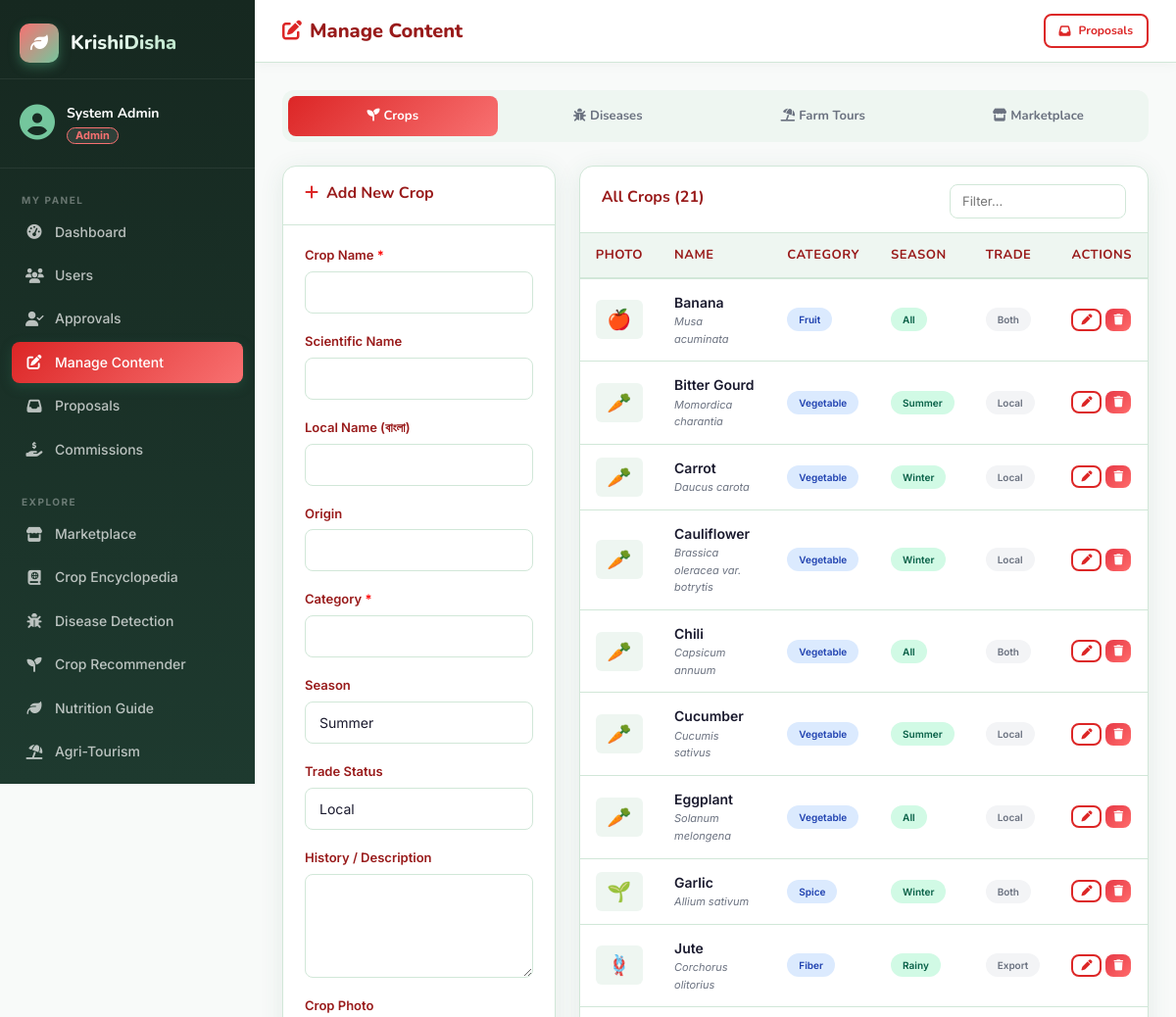
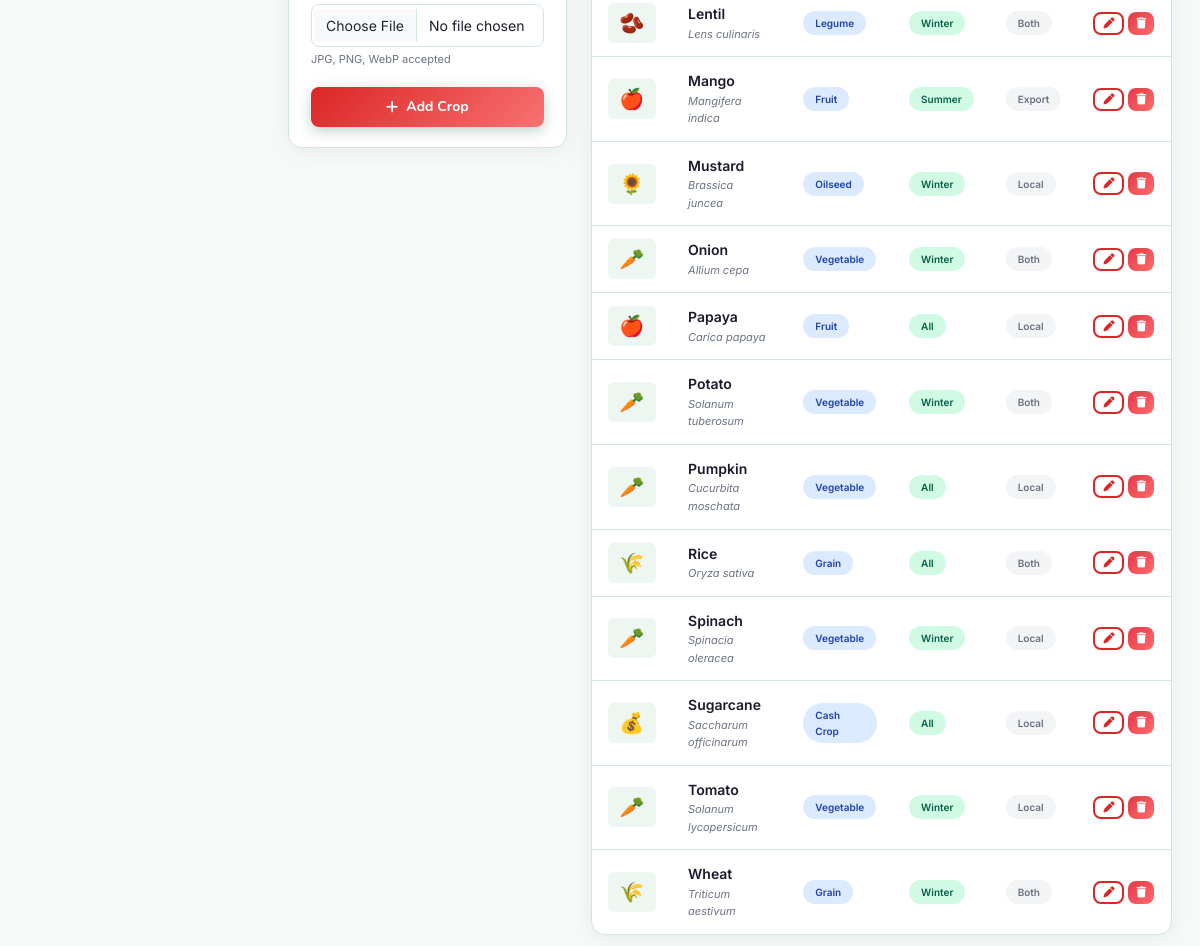
Page /admin/manage_content.php (signed in) on the committed database (2 pictures, top to bottom).
### tables this page shows
CREATE TABLE CROP (
    id INT AUTO_INCREMENT PRIMARY KEY,
    name VARCHAR(150) NOT NULL,
    scientific_name VARCHAR(200),
    local_name VARCHAR(150),
    origin VARCHAR(200),
    history TEXT,
    image VARCHAR(255) DEFAULT 'assets/images/crops/default.jpg',
    trade_status ENUM('local','export','both') DEFAULT 'local',
    season ENUM('summer','winter','rainy','all') DEFAULT 'all',
    category VARCHAR(100),
    created_at TIMESTAMP DEFAULT CURRENT_TIMESTAMP
);

### admin/manage_content.php (the view, shortened to what this page needs)
<?php
require_once __DIR__ . '/../config/db.php';
$tab = $_GET['tab'] ?? 'crops';
if ($tab === 'crops') {
    $crops = $pdo->query("SELECT * FROM CROP ORDER BY name")->fetchAll();
    $edit_crop = null;
}
?>
<?php include __DIR__ . '/../includes/header.php'; ?>
<div class="layout-wrapper">
<?php include __DIR__ . '/../includes/sidebar.php'; ?>
<div class="main-content">
<div class="topbar">
    <div class="d-flex align-items-center gap-3">
        <div class="topbar-title"><i class="fa-solid fa-pen-to-square me-2" style="color:var(--primary);"></i>Manage Content</div>
    </div>
    <div class="topbar-actions">
        <a href="/KrishiDisha/admin/proposals.php" class="btn-kd btn-kd-outline" style="font-size:12px;padding:6px 14px;">
            <i class="fa-solid fa-inbox"></i> Proposals
        </a>
    </div>
</div>
<div class="page-body">
<div style="display:flex;gap:6px;margin-bottom:24px;background:var(--surface3);padding:6px;border-radius:12px;flex-wrap:wrap;">
    <?php
    $tabs = [
        'crops'       => ['fa-seedling',      'Crops'],
        'diseases'    => ['fa-bug',            'Diseases'],
        'tours'       => ['fa-umbrella-beach', 'Farm Tours'],
        'marketplace' => ['fa-store',          'Marketplace'],
    ];
    foreach ($tabs as $key => [$icon, $label]):
        $active = $tab === $key;
    ?>
    <a href="?tab=<?= $key ?>" style="flex:1;min-width:120px;text-align:center;padding:10px 14px;border-radius:8px;font-family:'Nunito',sans-serif;font-weight:700;font-size:13px;text-decoration:none;
        background:<?= $active ? 'linear-gradient(135deg,var(--primary),var(--primary-light))' : 'transparent' ?>;
        color:<?= $active ? '#fff' : 'var(--text-muted)' ?>;">
        <i class="fa-solid <?= $icon ?> me-1"></i><?= $label ?>
    </a>
    <?php endforeach; ?>
</div>
<?php if ($tab === 'crops'): ?>
<div class="row g-4">
    <div class="col-lg-4">
        <div class="card-kd">
            <div class="card-header-kd">
                <h5><i class="fa-solid <?= $edit_crop ? 'fa-pen' : 'fa-plus' ?> me-2" style="color:var(--primary);"></i><?= $edit_crop ? 'Edit Crop' : 'Add New Crop' ?></h5>
            </div>
            <div class="card-body-kd">
                <form method="POST" enctype="multipart/form-data" class="form-kd" data-validate>
                    <div class="form-group"><label>Crop Name <span style="color:red">*</span></label><input type="text" name="name" class="form-control" value="<?= htmlspecialchars($edit_crop['name']??'') ?>" required></div>
                    <div class="form-group"><label>Scientific Name</label><input type="text" name="scientific_name" class="form-control" value="<?= htmlspecialchars($edit_crop['scientific_name']??'') ?>"></div>
                    <div class="form-group"><label>Local Name (বাংলা)</label><input type="text" name="local_name" class="form-control" value="<?= htmlspecialchars($edit_crop['local_name']??'') ?>"></div>
                    <div class="form-group"><label>Origin</label><input type="text" name="origin" class="form-control" value="<?= htmlspecialchars($edit_crop['origin']??'') ?>"></div>
                    <div class="form-group"><label>Category <span style="color:red">*</span></label>
                        <input type="text" name="category" class="form-control" list="catlist" value="<?= htmlspecialchars($edit_crop['category']??'') ?>" required>
                    </div>
                    <div class="form-group"><label>Season</label>
                        <select name="season" class="form-control">
                            <?php foreach (['summer','winter','rainy','all'] as $s): ?>
                            <option value="<?= $s ?>" <?= ($edit_crop['season']??'')===$s?'selected':'' ?>><?= ucfirst($s) ?></option>
                            <?php endforeach; ?>
                        </select>
                    </div>
                    <div class="form-group"><label>Trade Status</label>
                        <select name="trade_status" class="form-control">
                            <?php foreach (['local','export','both'] as $t): ?>
                            <option value="<?= $t ?>" <?= ($edit_crop['trade_status']??'')===$t?'selected':'' ?>><?= ucfirst($t) ?></option>
                            <?php endforeach; ?>
                        </select>
                    </div>
                    <div class="form-group"><label>History / Description</label><textarea name="history" class="form-control" rows="4"><?= htmlspecialchars($edit_crop['history']??'') ?></textarea></div>
                    <div class="form-group">
                        <label>Crop Photo</label>
                        <input type="file" name="crop_image" class="form-control" accept="image/*">
                        <div style="font-size:11px;color:var(--text-muted);margin-top:4px;">JPG, PNG, WebP accepted</div>
                    </div>
                    <button type="submit" name="<?= $edit_crop ? 'edit_crop' : 'add_crop' ?>" class="btn-kd btn-kd-primary w-100 justify-content-center">
                        <i class="fa-solid <?= $edit_crop ? 'fa-save' : 'fa-plus' ?>"></i> <?= $edit_crop ? 'Save Changes' : 'Add Crop' ?>
                    </button>
                </form>
            </div>
        </div>
    </div>
    <div class="col-lg-8">
        <div class="card-kd">
            <div class="card-header-kd">
                <h5>All Crops (<?= count($crops) ?>)</h5>
                <input type="text" id="cropSearch" placeholder="Filter..." onkeyup="filterTable(this,'cropTable')" style="padding:6px 12px;border:1.5px solid var(--border);border-radius:8px;font-size:13px;outline:none;width:180px;">
            </div>
            <div class="card-body-kd p-0">
                <table class="table-kd" id="cropTable">
                    <thead><tr><th>Photo</th><th>Name</th><th>Category</th><th>Season</th><th>Trade</th><th>Actions</th></tr></thead>
                    <tbody>
                    <?php foreach ($crops as $c): ?>
                    <tr>
                        <td>
                            <?php if (!empty($c['image']) && file_exists(__DIR__.'/../'.$c['image'])): ?>
                            <img src="/KrishiDisha/<?= htmlspecialchars($c['image']) ?>" style="width:48px;height:40px;object-fit:cover;border-radius:6px;">
                            <?php else: ?>
                            <div style="width:48px;height:40px;background:var(--surface3);border-radius:6px;display:flex;align-items:center;justify-content:center;font-size:20px;">
                                <?php $icons=['Grain'=>'🌾','Vegetable'=>'🥕','Fruit'=>'🍎','Fiber'=>'🪢','Oilseed'=>'🌻','Legume'=>'🫘','Cash Crop'=>'💰']; echo $icons[$c['category']]??'🌱'; ?>
                            </div>
                            <?php endif; ?>
                        </td>
                        <td>
                            <div style="font-weight:600;"><?= htmlspecialchars($c['name']) ?></div>
                            <div style="font-size:11px;color:var(--text-muted);font-style:italic;"><?= htmlspecialchars($c['scientific_name']??'') ?></div>
                        </td>
                        <td><span class="badge-kd badge-info" style="font-size:10px;"><?= $c['category'] ?></span></td>
                        <td><span class="badge-kd badge-success" style="font-size:10px;"><?= ucfirst($c['season']) ?></span></td>
                        <td><span class="badge-kd badge-muted" style="font-size:10px;"><?= ucfirst($c['trade_status']) ?></span></td>
                        <td>
                            <div style="display:flex;gap:4px;">
                                <a href="?tab=crops&edit=<?= $c['id'] ?>" class="btn-kd btn-kd-outline" style="padding:4px 8px;font-size:11px;"><i class="fa-solid fa-pen"></i></a>
                                <a href="?tab=crops&delete_crop=<?= $c['id'] ?>" class="btn-kd btn-kd-danger" style="padding:4px 8px;font-size:11px;" data-confirm="Delete crop '<?= htmlspecialchars($c['name']) ?>'?"><i class="fa-solid fa-trash"></i></a>
                            </div>
                        </td>
                    </tr>
                    <?php endforeach; ?>
                    </tbody>
                </table>
            </div>
        </div>
    </div>
</div>
<?php endif; ?>
</div>
</div>
</div>
<?php include __DIR__ . '/../includes/footer.php'; ?>

### assets/css/style.css (style rules this page uses)
:root { --primary: #2d6a4f; --primary-light: #52b788; --primary-dark: #1b4332; --accent: #74c69d; --accent2: #b7e4c7; --accent3: #d8f3dc; --gold: #f4a261; --gold-light: #ffd166; --danger: #e63946; --warning: #f4a261; --info: #4895ef; --dark: #0d1b14; --dark2: #162820; --dark3: #1e3a2f; --surface: #ffffff; --surface2: #f8faf9; --surface3: #eef6f1; --text: #1a1a2e; --text-muted: #6b7280; --border: #d1e7d8; --sidebar-w: 260px; --radius: 14px; --radius-sm: 8px; --shadow: 0 4px 24px rgba(45,106,79,0.10); --shadow-lg: 0 8px 40px rgba(45,106,79,0.18); --transition: 0.25s cubic-bezier(0.4,0,0.2,1); }
*, *::before, *::after { box-sizing: border-box; margin: 0; padding: 0; }
html { scroll-behavior: smooth; }
body { font-family: 'Inter', sans-serif; font-size: 15px; color: var(--text); background: var(--surface2); line-height: 1.6; }
h1,h2,h3,h4,h5,h6 { font-family: 'Nunito', sans-serif; font-weight: 700; }
a { text-decoration: none; color: inherit; }
.layout-wrapper { display: flex; min-height: 100vh; }
.main-content { margin-left: var(--sidebar-w); flex: 1; display: flex; flex-direction: column; min-height: 100vh; }
.topbar { background: var(--surface); border-bottom: 1px solid var(--border); padding: 14px 28px; display: flex; align-items: center; justify-content: space-between; position: sticky; top: 0; z-index: 100; box-shadow: 0 2px 12px rgba(0,0,0,0.04); }
.topbar-title { font-family: 'Nunito', sans-serif; font-size: 20px; font-weight: 800; color: var(--primary-dark); }
.topbar-title i { color: var(--primary) !important; }
.topbar-actions { display: flex; align-items: center; gap: 12px; }
.page-body { padding: 28px; flex: 1; }
.card-kd { background: var(--surface); border: 1px solid var(--border); border-radius: var(--radius); box-shadow: var(--shadow); transition: transform var(--transition), box-shadow var(--transition); overflow: hidden; }
.card-kd .card-header-kd { padding: 18px 22px 14px; border-bottom: 1px solid var(--border); display: flex; align-items: center; justify-content: space-between; }
.card-kd .card-header-kd h5 { font-size: 16px; font-weight: 700; color: var(--primary-dark); }
.card-kd .card-body-kd { padding: 20px 22px; }
.btn-kd { display: inline-flex; align-items: center; gap: 8px; padding: 9px 20px; border-radius: var(--radius-sm); font-family: 'Nunito', sans-serif; font-weight: 700; font-size: 14px; border: none; cursor: pointer; transition: all var(--transition); text-decoration: none; }
.btn-kd-primary { background: linear-gradient(135deg, var(--primary), var(--primary-light)); color: #fff; box-shadow: 0 4px 14px rgba(45,106,79,0.3); }
.btn-kd-outline { background: transparent; border: 2px solid var(--primary); color: var(--primary); }
.btn-kd-danger { background: linear-gradient(135deg, var(--danger), #ff6b6b); color: #fff; }
.table-kd { width: 100%; border-collapse: collapse; }
.table-kd thead th { background: var(--surface3); color: var(--primary-dark); font-family: 'Nunito', sans-serif; font-weight: 700; font-size: 13px; letter-spacing: 0.5px; text-transform: uppercase; padding: 12px 16px; border-bottom: 2px solid var(--border); }
.table-kd tbody td { padding: 13px 16px; border-bottom: 1px solid var(--border); font-size: 14px; vertical-align: middle; transition: background var(--transition); }
.table-kd tbody tr:last-child td { border-bottom: none; }
.badge-kd { display: inline-flex; align-items: center; gap: 5px; padding: 4px 12px; border-radius: 20px; font-size: 12px; font-weight: 600; }
.badge-success { background: #d1fae5; color: #065f46; }
.badge-info { background: #dbeafe; color: #1e40af; }
.badge-muted { background: #f3f4f6; color: #6b7280; }
.form-kd .form-group { margin-bottom: 18px; }
.form-kd label { display: block; font-weight: 600; font-size: 13px; color: var(--primary-dark); margin-bottom: 6px; }
.form-kd .form-control { width: 100%; padding: 10px 14px; border: 1.5px solid var(--border); border-radius: var(--radius-sm); font-family: 'Inter', sans-serif; font-size: 14px; background: var(--surface); color: var(--text); transition: border-color var(--transition), box-shadow var(--transition); outline: none; }
.form-kd select.form-control { cursor: pointer; }

### rows in the picture
crop: category "🍎", name "Banana", scientific_name "Musa acuminata", category "Fruit", season "All", trade_status "Both"
crop: category "🥕", name "Bitter Gourd", scientific_name "Momordica charantia", category "Vegetable", season "Summer", trade_status "Local"
crop: category "🥕", name "Carrot", scientific_name "Daucus carota", category "Vegetable", season "Winter", trade_status "Local"
crop: category "🥕", name "Cauliflower", scientific_name "Brassica oleracea var. botrytis", category "Vegetable", season "Winter", trade_status "Local"
crop: category "🥕", name "Chili", scientific_name "Capsicum annuum", category "Vegetable", season "All", trade_status "Both"
crop: category "🥕", name "Cucumber", scientific_name "Cucumis sativus", category "Vegetable", season "Summer", trade_status "Local"
crop: category "🥕", name "Eggplant", scientific_name "Solanum melongena", category "Vegetable", season "All", trade_status "Local"
crop: category "🌱", name "Garlic", scientific_name "Allium sativum", category "Spice", season "Winter", trade_status "Both"
crop: category "🪢", name "Jute", scientific_name "Corchorus olitorius", category "Fiber", season "Rainy", trade_status "Export"
crop: category "🫘", name "Lentil", scientific_name "Lens culinaris", category "Legume", season "Winter", trade_status "Both"
crop: category "🍎", name "Mango", scientific_name "Mangifera indica", category "Fruit", season "Summer", trade_status "Export"
crop: category "🌻", name "Mustard", scientific_name "Brassica juncea", category "Oilseed", season "Winter", trade_status "Local"
crop: category "🥕", name "Onion", scientific_name "Allium cepa", category "Vegetable", season "Winter", trade_status "Both"
crop: category "🍎", name "Papaya", scientific_name "Carica papaya", category "Fruit", season "All", trade_status "Local"
crop: category "🥕", name "Potato", scientific_name "Solanum tuberosum", category "Vegetable", season "Winter", trade_status "Both"
crop: category "🥕", name "Pumpkin", scientific_name "Cucurbita moschata", category "Vegetable", season "All", trade_status "Local"
crop: category "🌾", name "Rice", scientific_name "Oryza sativa", category "Grain", season "All", trade_status "Both"
crop: category "🥕", name "Spinach", scientific_name "Spinacia oleracea", category "Vegetable", season "Winter", trade_status "Local"
crop: category "💰", name "Sugarcane", scientific_name "Saccharum officinarum", category "Cash Crop", season "All", trade_status "Local"
crop: category "🥕", name "Tomato", scientific_name "Solanum lycopersicum", category "Vegetable", season "Winter", trade_status "Local"
crop: category "🌾", name "Wheat", scientific_name "Triticum aestivum", category "Grain", season "Winter", trade_status "Both"

### other values in the picture
$userName "System Admin"
$role "Admin"
$item['label'] "Dashboard"
$item['label'] "Users"
$item['label'] "Approvals"
$item['label'] "Manage Content"
$item['label'] "Proposals"
$item['label'] "Commissions"
$item['label'] "Marketplace"
$item['label'] "Crop Encyclopedia"
$item['label'] "Disease Detection"
$item['label'] "Crop Recommender"
$item['label'] "Nutrition Guide"
$item['label'] "Agri-Tourism"
$label "Crops"
